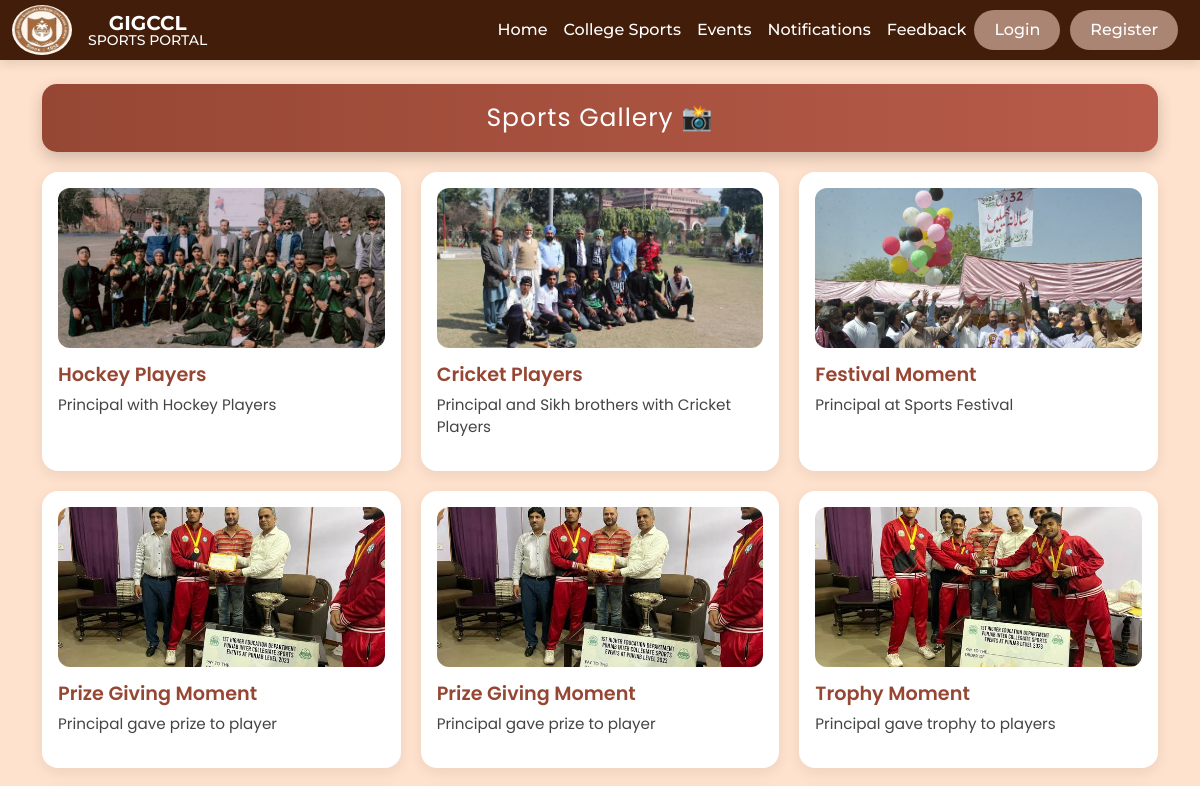
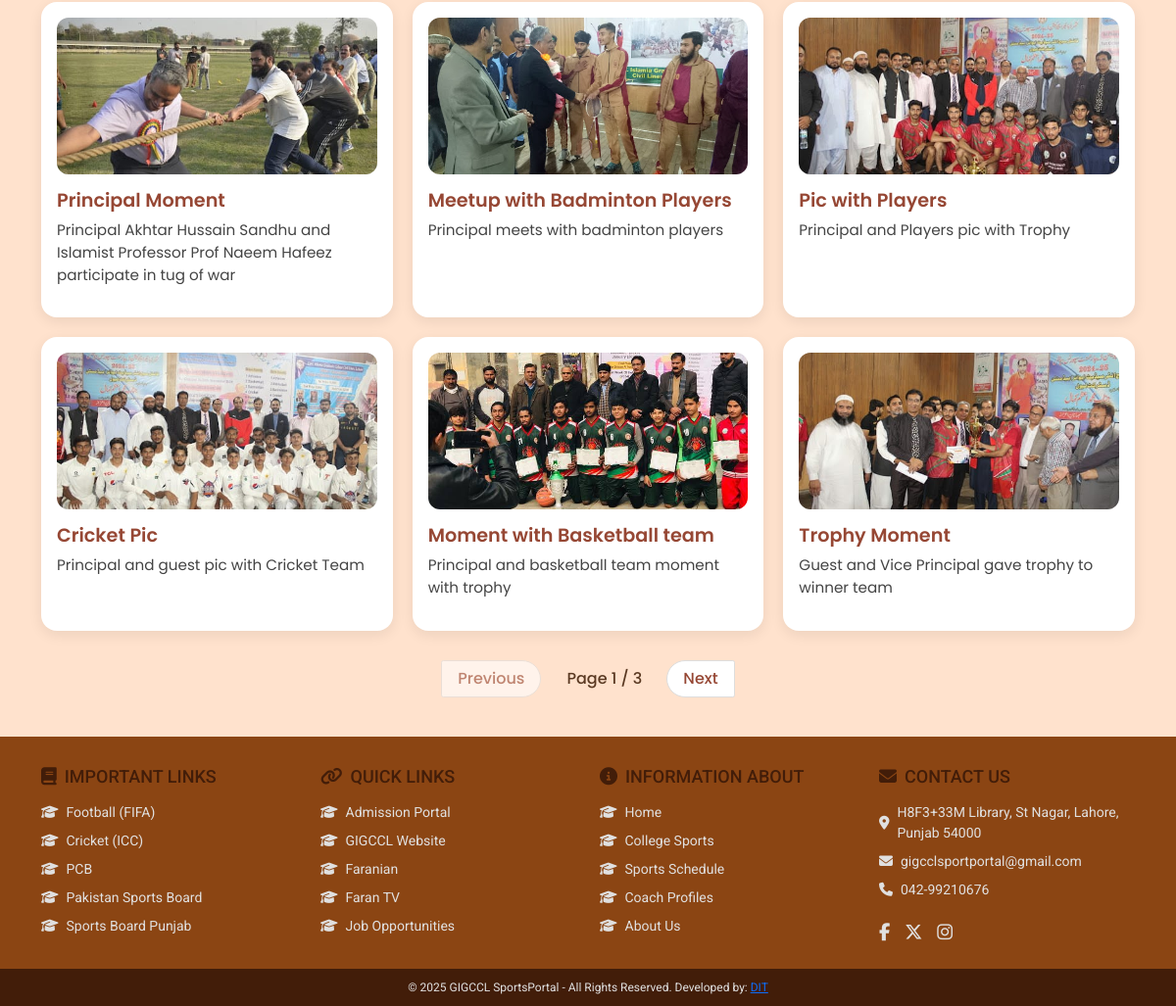
The app's page /sports_base/gallery/ with its own data (2 pictures, top to bottom).
### sports_base/models.py (models this page shows, shortened)
class SportGallery(models.Model):
    title = models.CharField(max_length=100)
    description = models.TextField(blank=True)
    image = models.ImageField(upload_to='sports_gallery/')

### sports_base/views.py (the view)
# urls.py: path('gallery/', baseviews.sports_gallery, name='sports_gallery'),
def sports_gallery(request):
    sports_list = SportGallery.objects.all().order_by('-id')
    paginator = Paginator(sports_list, 12)
    page_number = request.GET.get('page')
    page_obj = paginator.get_page(page_number)
    return render(request, 'sports_base/sports_gallery.html', {'page_obj': page_obj})

### sports_base/templates/sports_base/sports_gallery.html (shortened to what this page needs)
{% extends 'base.html' %}
{% load static %}
{% block content %}
<link href="https://cdn.jsdelivr.net/npm/aos@2.3.4/dist/aos.css" rel="stylesheet">
<div class="container py-4">
  <div class="page-header">Sports Gallery 📸 </div>
  <div class="gallery-grid">
    {% for sport in page_obj %}
    <div class="gallery-card" data-aos="fade-up" data-aos-duration="1000">
      <img src="{{ sport.image.url }}" alt="{{ sport.title }}" class="gallery-image">
      <h3 class="gallery-title">{{ sport.title }}</h3>
      <p class="gallery-description">{{ sport.description }}</p>
    </div>
    {% empty %}
    <div class="col-12 no-sports">
      No sports available in the gallery.
    </div>
    {% endfor %}
  </div>
  {% if page_obj.has_other_pages %}
  <div class="pagination-container">
    <nav aria-label="Gallery Page Navigation">
      <ul class="pagination">
        <li class="page-item {% if not page_obj.has_previous %}disabled{% endif %}">
          <a class="page-link" href="{% if page_obj.has_previous %}?page={{ page_obj.previous_page_number }}{% else %}#{% endif %}">Previous</a>
        </li>
        <li class="page-indicator">
          Page {{ page_obj.number }} / {{ page_obj.paginator.num_pages }}
        </li>
        <li class="page-item {% if not page_obj.has_next %}disabled{% endif %}">
          <a class="page-link" href="{% if page_obj.has_next %}?page={{ page_obj.next_page_number }}{% else %}#{% endif %}">Next</a>
        </li>
      </ul>
    </nav>
  </div>
  {% endif %}
</div>
{% endblock content %}

### records on screen
SportGallery: image (picture), title "Hockey Players", description "Principal with Hockey Players"
SportGallery: image (picture), title "Cricket Players", description "Principal and Sikh brothers with Cricket Players"
SportGallery: image (picture), title "Festival Moment", description "Principal at Sports Festival"
SportGallery: image (picture), title "Prize Giving Moment", description "Principal gave prize to player"
SportGallery: image (picture), title "Prize Giving Moment", description "Principal gave prize to player"
SportGallery: image (picture), title "Trophy Moment", description "Principal gave trophy to players"
SportGallery: image (picture), title "Principal Moment", description "Principal Akhtar Hussain Sandhu and Islamist Professor Prof Naeem Hafeez participate in tug of war"
SportGallery: image (picture), title "Meetup with Badminton Players", description "Principal meets with badminton players"
SportGallery: image (picture), title "Pic with Players", description "Principal and Players pic with Trophy"
SportGallery: image (picture), title "Cricket Pic", description "Principal and guest pic with Cricket Team"
SportGallery: image (picture), title "Moment with Basketball team", description "Principal and basketball team moment with trophy"
SportGallery: image (picture), title "Trophy Moment", description "Guest and Vice Principal gave trophy to winner team"

### other values on screen
{{ page_obj.number }} "1"
{{ page_obj.paginator.num_pages }} "3"
